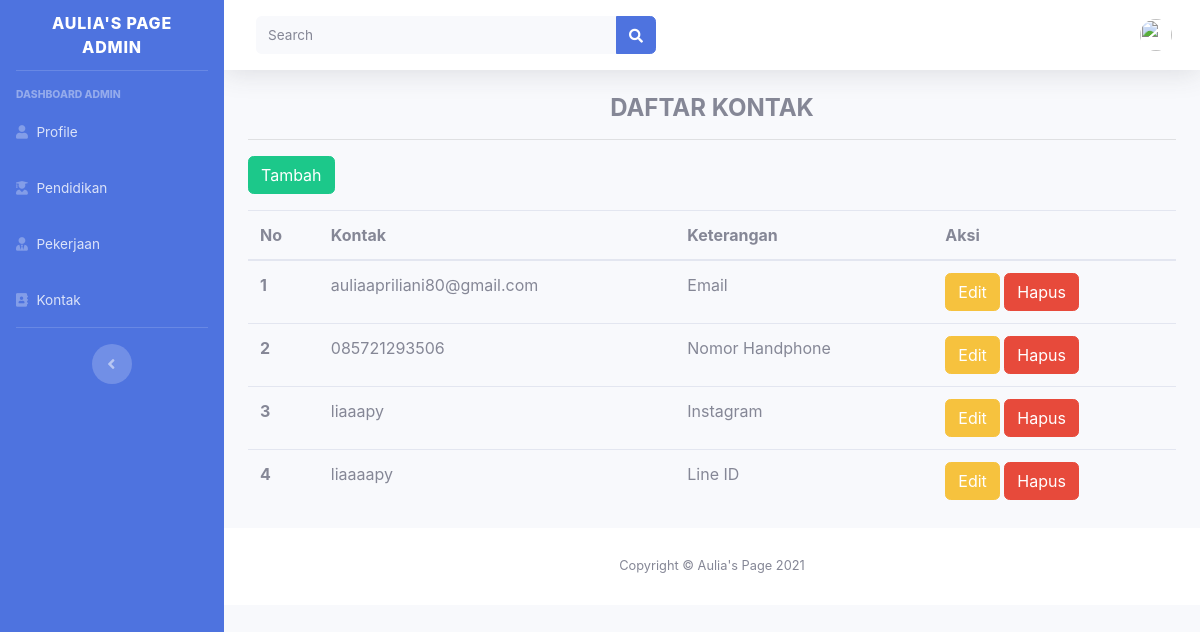
Page /index.php/admin/kontak_page on the committed database.
### tables this page shows
CREATE TABLE `kontak` (
  `kontak_id` int(11) NOT NULL,
  `kontak` varchar(50) NOT NULL,
  `keterangan` text NOT NULL
);

### application/controllers/admin.php (called while the page is built, shortened)
<?php
class Admin extends CI_Controller
{
    public function __construct()
    {
        $this->load->model('ProfileModel');
        $this->load->model('PendidikanModel');
        $this->load->model('PengalamanModel');
        $this->load->model('KontakModel');
        $this->user = $this->db->get_where('user', ['email' => $this->session->userdata('email')])->row_array();
    }
    function kontak_page()
    {
        $data['allkontak'] = $this->KontakModel->get_all_data_kontak();
        $data['title'] = "Daftar Kontak";
        $data['user'] = $this->user;
        $this->load->view('templates/admin/header', $data);
        $this->load->view('admin/kontak_page', $data);
        $this->load->view('templates/admin/footer');
    }
}

### index.php (called while the page is built, shortened)
<?php
require_once BASEPATH.'core/CodeIgniter.php';

### application/models/KontakModel.php (called while the page is built, shortened)
<?php
class KontakModel extends CI_Model
{
    public function get_all_data_kontak()
    {
        $query = "SELECT * FROM kontak";
        return $this->db->query($query)->result_array();
    }
}

### application/views/admin/kontak_page.php (the view)
<div class="container-fluid">
    <div class="text-center">
            <h4><b>DAFTAR KONTAK</b></h4>
    </div>
    <hr></hr>
    <div class="row mt-3">
        <div class="col-3">
            <a href="<?= base_url('admin/kontak_create') ?>" class="btn btn-success">Tambah</a>
        </div>
    </div>
    <table class="table mt-3">
        <thead>
            <tr>
                <th scope="col">No</th>
                <th scope="col">Kontak</th>
                <th scope="col">Keterangan</th>
                <th scope="col">Aksi</th>
            </tr>
        </thead>
        <tbody>
            <?php
            foreach ($allkontak as $no => $kontak) {
            ?>
                <tr>
                    <th scope="row"><?= $no + 1 ?></th>
                    <td><?= $kontak['kontak']; ?></td>
                    <td><?= $kontak['keterangan']; ?></td>
                    <td>
                        <a href="<?= base_url('admin/kontak_edit/' . $kontak['kontak_id']) ?>" class="btn btn-warning">Edit</a>
                        <a href="<?= base_url('admin/kontak_hapus/' . $kontak['kontak_id']) ?>" class="btn btn-danger">Hapus</a>
                    </td>
                </tr>
            <?php
            }
            ?>
        </tbody>
    </table>

### rows in the picture
kontak: kontak "auliaapriliani80@gmail.com", keterangan "Email"
kontak: kontak "085721293506", keterangan "Nomor Handphone"
kontak: kontak "liaaapy", keterangan "Instagram"
kontak: kontak "liaaaapy", keterangan "Line ID"
